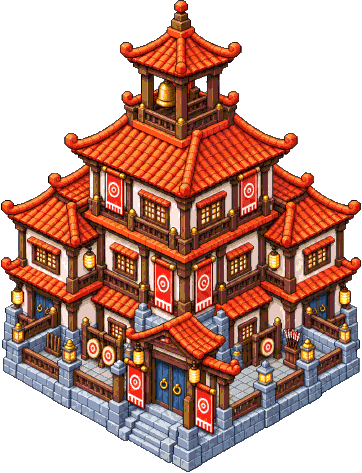
#> input picture src/art/buildings/academy-3.png, 362 x 473 px, given in place of ninja-body.png, which was not available; the run also reads 1 picture not shown here
$ python pilot-art.py ../src/art/buildings/academy-3.png
#> lines starting #> are read from the running program, lines starting #| are printed output that depends on the picture; after the words box and inside, x2 and y2 are one past the last pixel; in counts of white or black regions, pixels touching at a corner belong together; pictures that were not available may be replaced by others from this repository, and a replacement may not be noted
### scripts/iso_template.py
# Gabarito de CHÃO para arte isométrica de prédios e decorações (o equivalente do gabarito de poses dos personagens).
# O jogo projeta o chão em 2:1 exato (um tile de 32 px vira um losango de 48×24, core/iso.ts); o Codex, só com "2:1
# isometric" no texto, erra o ângulo e o tamanho da base. O gabarito é uma imagem do mesmo tamanho da folha pedida com,
# em cada casa da grade, o losango exato do terreno da peça (w×h tiles, linhas de tile por dentro) apoiado embaixo da
# casa; vai como 1ª referência, e o recorte depois usa a largura do losango (a base fica do tamanho certo no jogo).
import re
from pathlib import Path

from PIL import Image, ImageDraw

ROOT = Path(__file__).resolve().parent.parent
GRAY = (150, 150, 165)
LINE = (90, 90, 110)


# [5 lines left out: function footprint, not called in this run]


def diamonds(foots, cols, rows, W, H, fill=0.8, base=0.88):
    """Losango de cada casa: dict com a ponta da frente (cx, by), a largura, o tamanho em tiles e a faixa x0–x1. O maior
    (w+h) da folha ocupa `fill` da largura da casa; os outros na mesma escala (o tile tem o mesmo tamanho na folha toda)."""
    cw, ch = W / cols, H / rows
    biggest = max(w + h for w, h in foots) or 1
    unit = cw * fill / biggest  # largura na tela de um passo de tile (meia largura de cada lado do losango)
    out = []
    for i, (w, h) in enumerate(foots):
        cx = (i % cols) * cw + cw / 2 + (w - h) * unit / 2  # o losango fica centrado na casa
        by = (i // cols) * ch + ch * base
        out.append({'cx': cx, 'by': by, 'width': unit * (w + h), 'w': w, 'h': h, 'unit': unit,
                    'x0': cx - w * unit, 'x1': cx + h * unit, 'top': by - (w + h) * unit / 2})
    return out


# [16 lines left out: function draw, not called in this run]


# ------------------------------------------------------------------ alturas-padrão (docs/design-arte-iso.md, seção 6)
H_SCENE = 30  # altura do ninja na cena (px, zoom 1) = 1H
STD = {'porta': 1.15, 'andar': 1.5, 'parapeito': 0.45, 'telhado': 0.8}
TOWER = {'plataforma': 2.0, 'pe_direito': 1.8, 'telhado': 0.8}


def draw_v2(path, items, cols, rows, W=1536, H=1024, fill=0.62, base=0.93):
    """Gabarito v2: o losango exato de cada peça e, por cima, o VOLUME-GUIA em arame até a altura dela (em H, altura do
    ninja) e a silhueta cinza de um ninja na mesma escala ao lado, para o Codex ter tamanho e altura. `items`: lista de
    (w, h, altura_H). Devolve os losangos (como `diamonds`, com `scene_k` = px da cena por px da folha)."""
#> called with cols = 4, rows = 1, W = 1536, H = 1024, fill = 0.8, base = 0.93
    im = Image.new('RGB', (W, H), (255, 255, 255))
#> im: PIL image 1536x1024 RGB; every value is 255
    d = ImageDraw.Draw(im)
    ds = diamonds([(w, h) for w, h, _ in items], cols, rows, W, H, fill=fill, base=base)
    sil = _ninja_silhouette()
    for g, (_, _, hh) in zip(ds, items):
        cx, by, unit, w, h = g['cx'], g['by'], g['unit'], g['w'], g['h']
        g['scene_k'] = 24 / unit  # 1 passo de tile = 24 px da cena
        P = lambda gx, gy: (cx + ((gx - gy) - (w - h)) * unit, by - ((w - gx) + (h - gy)) * unit / 2)  # noqa: E731
        d.polygon([P(w, h), P(w, 0), P(0, 0), P(0, h)], fill=GRAY, outline=LINE)
        for gx in range(1, w):
            d.line([P(gx, 0), P(gx, h)], fill=LINE, width=2)
        for gy in range(1, h):
            d.line([P(0, gy), P(w, gy)], fill=LINE, width=2)
        up = hh * H_SCENE / g['scene_k']  # altura do volume em px da folha
        base_pts = [P(w, h), P(w, 0), P(0, 0), P(0, h)]
        top = [(x, y - up) for x, y in base_pts]
        d.line(top + [top[0]], fill=(120, 170, 230), width=2)
        for i in (0, 1, 3):
            d.line([base_pts[i], top[i]], fill=(120, 170, 230), width=2)
        # silhueta do ninja (1H) em pé na frente-esquerda, fora do losango
        nh = round(H_SCENE / g['scene_k'])
        s2 = sil.resize((max(1, round(sil.width * nh / sil.height)), nh), Image.NEAREST)
        im.paste((150, 150, 150), (round(g['x0'] - s2.width - 6), round(by - s2.height)), s2)
    im.save(path)
    return ds


def _ninja_silhouette():
    """Máscara do ninja de frente, parado (corpo-base), recortada."""
    import numpy as np
    from artpaths import art_file
    body = Image.open(art_file('ninja-body')).convert('RGBA')
#> body is the input picture: PIL image 362x473 RGBA; mean R, G, B, A 93.8, 54.3, 42.7, 154.5
    fw, fh = body.width // 4, body.height // 3
    f = body.crop((fw, fh, 2 * fw, 2 * fh))
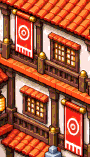
#> f: PIL image 90x157 RGBA; mean R, G, B, A 170.7, 92.1, 64.1, 254.5; transparent parts drawn white
    a = f.getchannel('A').point(lambda v: 255 if v > 40 else 0)
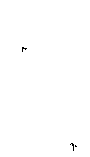
#> a: PIL image 90x157 L; 99.8% white; black in thin lines or dots, all inside (x1, y1, x2, y2) = (22, 47, 77, 151)
    return a.crop(a.getbbox())


PROMPT_V2 = (
    'Image 1 is a placement and SIZE TEMPLATE with the same grid: in each cell the flat grey diamond is the EXACT ground '
    'footprint (isometric, thin lines = map tiles), the blue wireframe box shows the TOTAL HEIGHT the object must reach '
    '(top of the roof), and the grey person silhouette is a ninja of the game at the same scale (only a size reference). '
    'Draw each object standing on its diamond (base covering the whole diamond, same position) and as tall as its blue '
    'box. Do NOT draw the template lines, the box or the person. '
)


PROMPT = (
    'Image 1 is a placement TEMPLATE with the same grid: in each cell a flat grey diamond shows the EXACT ground footprint '
    'of that object (true 2:1 isometric, the thin lines are the map tiles). Draw each object standing on exactly its '
    'diamond: the object\'s ground or base covers the whole diamond with the same size, position and angle (left, right, '
    'front and back corners on the diamond corners); tall parts may rise above it. Do not draw the template itself. '
)

### scripts/iso_art.py
# Funções comuns da arte isométrica no padrão novo (docs/design-arte-iso.md): recorte do objeto principal, a base do
# prédio, a redução para a grade do boneco (1 px da imagem = 0,536 px da cena, o pixel do ninja) com cores limitadas e a
# limpeza de fiapos. Usadas por scripts/pilot-art.py (o piloto) e scripts/building-art.py (o resto das construções).
import json
from pathlib import Path

import numpy as np
from PIL import Image

ROOT = Path(__file__).resolve().parent.parent
PIX = 30 / 56  # px da cena por px da imagem (o pixel do boneco)


def palette():
    p = ROOT / 'docs' / 'design' / 'arte-iso' / 'paleta.json'
    if not p.exists():
        return None
    cols = json.loads(p.read_text(encoding='utf8'))['colors']
    pal = Image.new('P', (1, 1))
    flat = [c for hexc in cols for c in (int(hexc[1:3], 16), int(hexc[3:5], 16), int(hexc[5:7], 16))]
    pal.putpalette(flat + flat[:3] * (256 - len(cols)))
    return pal


def to_grid(im, scene_w):
    """Reduz para a grade do boneco (largura = largura na cena / 0,536), cores limitadas e contorno duro."""
    w = max(1, round(scene_w / PIX))
    h = max(1, round(im.height * w / im.width))
    small = im.resize((w, h), Image.BOX)
    a = np.array(small)
    alpha = a[:, :, 3] > 110
    rgb = Image.fromarray(a[:, :, :3], 'RGB')
    pal = palette()
    q = rgb.quantize(palette=pal, dither=Image.Dither.NONE) if pal else rgb.quantize(64, method=Image.Quantize.MAXCOVERAGE, dither=Image.Dither.NONE)
    out = np.array(q.convert('RGBA'))
    out[:, :, 3] = np.where(alpha, 255, 0)
    return Image.fromarray(out, 'RGBA')


def drop_specks(img, frac=0.006):
    """Tira da imagem final os pedacinhos soltos (menos de `frac` dos pixels opacos), como pontas de beiral que se
    descolaram na redução. Só para prédios (nos objetos, pedriscos soltos são de verdade)."""
    from collections import deque
    a = np.array(img)
    m = a[:, :, 3] > 0
    total = m.sum()
    seen = np.zeros(m.shape, bool)
    h, w = m.shape
    for sy, sx in zip(*np.nonzero(m)):
        if seen[sy, sx]:
            continue
        comp = [(sy, sx)]
        seen[sy, sx] = True
        q = deque(comp)
        while q:
            y, x = q.popleft()
            for dy in (-1, 0, 1):
                for dx in (-1, 0, 1):
                    yy, xx = y + dy, x + dx
                    if 0 <= yy < h and 0 <= xx < w and m[yy, xx] and not seen[yy, xx]:
                        seen[yy, xx] = True
                        q.append((yy, xx))
                        comp.append((yy, xx))
        if len(comp) < total * frac:
            for y, x in comp:
                a[y, x, 3] = 0
    return Image.fromarray(a, 'RGBA')


def main_object(mask, cell=None):
    """Caixa (x0, y0, x1, y1) do objeto principal: o pedaço opaco com mais pixels DENTRO da casa `cell` (x0, y0, x1, y1 na
    janela; sem ela, o maior) e o que estiver colado nele, sem fiapos de fundo nem pedaços de vizinhos. A janela pode ser
    maior que a casa: o objeto que passa da borda dela (beiral, galho) não é cortado. Componentes numa grade de 4 px."""
    from collections import deque
    S = 4
    h, w = mask.shape
    g = mask[: h - h % S, : w - w % S].reshape(h // S, S, w // S, S).any(axis=(1, 3))
    lab = np.zeros(g.shape, int)
    sizes = [0]
    for sy, sx in zip(*np.nonzero(g)):
        if lab[sy, sx]:
            continue
        n = len(sizes)
        lab[sy, sx] = n
        q = deque([(sy, sx)])
        c = 0
        while q:
            y, x = q.popleft()
            c += 1
            for dy, dx in ((1, 0), (-1, 0), (0, 1), (0, -1), (1, 1), (1, -1), (-1, 1), (-1, -1)):
                yy, xx = y + dy, x + dx
                if 0 <= yy < g.shape[0] and 0 <= xx < g.shape[1] and g[yy, xx] and not lab[yy, xx]:
                    lab[yy, xx] = n
                    q.append((yy, xx))
        sizes.append(c)
    if cell:
        cx0, cy0, cx1, cy1 = (v // S for v in cell)
        inside = np.bincount(lab[cy0:cy1, cx0:cx1].ravel(), minlength=len(sizes))
        inside[0] = 0
        big = int(np.argmax(inside))
    else:
        big = int(np.argmax(sizes))
    keep = lab == big
    ys, xs = np.nonzero(keep)
    bx0, by0, bx1, by1 = xs.min(), ys.min(), xs.max(), ys.max()
    for n in range(1, len(sizes)):  # pedaços pequenos dentro do contorno (folhas soltas, pedrinhas); nada do vizinho
        if n == big or sizes[n] > sizes[big] * 0.15 or sizes[n] < max(6, sizes[big] * 0.004):
            continue
        ys2, xs2 = np.nonzero(lab == n)
        if xs2.min() >= bx0 - 1 and xs2.max() <= bx1 + 1 and ys2.min() >= by0 - 1 and ys2.max() <= by1 + 1:
            keep |= lab == n
    ys, xs = np.nonzero(keep)
    return xs.min() * S, ys.min() * S, (xs.max() + 1) * S, (ys.max() + 1) * S


def base_span(m):
    """A base do prédio: a linha mais larga do terço de baixo da máscara (largura e o meio, em px)."""
    lo = int(m.shape[0] * 0.67)
    best, span = (0, 0), 0
    for r in range(lo, m.shape[0]):
        c = np.nonzero(m[r])[0]
        if len(c) and c.max() - c.min() + 1 > span:
            span, best = c.max() - c.min() + 1, (c.min(), c.max())
    return span, best

### scripts/artpaths.py
# Onde cada arte do jogo mora dentro de src/art (uma regra só, pelo nome da arte). Os scripts que gravam arte usam
# `art_file(nome)`; o nome continua sendo a chave em todo lugar (render/art.ts, layout.json do Editor de cenário).
#
#   ninja/body    corpo-base do ninja em camadas por pose (ninja-body, ninja-body-<pose>)
#   ninja/layers  peças do ninja (roupas, coletes, cabelos, máscaras, espadas nas costas, capa, pergaminho): layer-*
#   ninja/busts   retratos (bust-*, kage-bust-*)
#   characters    folhas de personagens que não são o ninja em camadas: moradores, guarda da torre, renegado, Ordem, Som
#   animals       bichos, feras, invocações e as Bestas com cauda
#   weapons       lâminas lendárias soltas (sword-*)
#   buildings     prédios (com nível e tema: <tipo>-2, <tipo>-fishing…), Monte dos Kages, Pedra Memorial
#   buildings/deco decorações (lanterna, banco, cerejeira…)
#   scenery       árvores, tocos, rochas, veios, erva, baú, ruína, entrada de mina
#   props         atlas de enfeites desenhados por código (caverna, mapas temáticos)
#   fields        campos cercados: plantas por cultura (crop-*), chão (field-soil) e cerca (field-fence)
#   region        fundo do mapa da região e o atlas dos lugares
#   ui/…          interface (já organizada: art, frame, kit1, kit2, cards do menu Construir, atlas na raiz de ui)
from pathlib import Path

ROOT = Path(__file__).resolve().parent.parent
ART = ROOT / 'src' / 'art'
EDITS = ART / 'art-edits.json'

CHARACTERS = {'villager', 'villager-chop', 'villager-farm', 'villager-mine', 'rogue', 'puppet'}
ANIMALS = {'bear', 'boar', 'crow', 'golem', 'hydra', 'monkey', 'rhino', 'slug', 'snake', 'spider', 'tiger', 'toad', 'wolf'}
DECO = {'lantern', 'bench', 'flowers', 'banner', 'shrine', 'statue', 'cherry', 'cherry-green', 'cherry-bare', 'fountain', 'pond', 'pagoda'}
SCENERY = {'tree0', 'tree1', 'stump0', 'stump1', 'rock', 'rock-cracked', 'rock-pebbles', 'ore', 'ore-empty', 'herb',
           'chest', 'chest-open', 'ruin', 'ruin-alt', 'cave', 'cave-alt'}
PROPS = {'cave-props', 'theme-props'}
REGION = {'region', 'region-places'}


def art_folder(name: str) -> str:
    """Pasta (relativa a src/art) da arte `name` (sem extensão)."""
    if name.startswith('ninja-body'):
        return 'ninja/body'
    if name.startswith('layer-'):
        return 'ninja/layers'
    if name.startswith('bust-') or name.startswith('kage-bust-'):
        return 'ninja/busts'
    if name.startswith('sword-'):
        return 'weapons'
    if name.startswith(('projectile-', 'effect-')):
        return 'effects'
    if name in CHARACTERS or name.startswith('org-') or name.startswith('sound-'):
        return 'characters'
    if name in ANIMALS or name.startswith('dog') or name.startswith('bijuu-'):
        return 'animals'
    if name in DECO:
        return 'buildings/deco'
    if name in SCENERY:
        return 'scenery'
    if name.startswith(('crop-', 'field-')):
        return 'fields'
    if name in PROPS:
        return 'props'
    if name in REGION:
        return 'region'
    if name == 'ui-scroll':
        return 'ui/art'
    if name.startswith('card-'):
        return 'ui/cards'
    return 'buildings'


def art_rel(name: str, ext: str = '.png') -> str:
    """Caminho relativo a src/art, com barra normal (é a chave do art-edits.json): 'buildings/academy.png'."""
    return f'{art_folder(name)}/{name}{ext}'


def art_file(name: str, ext: str = '.png') -> Path:
    """Arquivo da arte em src/art (cria a pasta)."""
    p = ART / art_rel(name, ext)
    p.parent.mkdir(parents=True, exist_ok=True)
    return p


# [4 lines left out: function edited, not called in this run]


def is_edited(name: str, edits: set | None = None, ext: str = '.png') -> bool:
    return art_rel(name, ext) in (edited() if edits is None else edits)

### scripts/pilot-art.py
# Piloto do padrão novo da arte isométrica (docs/design-arte-iso.md, seção 6; plano aprovado em 2026-10-12):
# torre 2×2 (base + topo), casa nos 3 níveis, banco, gato, árvores, tocos, rochas e veios.
#
#   1. pede ao Codex folhas em grade com o GABARITO v2 (losango exato + volume da altura em H + silhueta do ninja,
#      scripts/iso_template.py) como 1ª referência e a casa atual como estilo  → docs/arte/piloto/_<folha>.png
#   2. recorta cada peça pela geometria do gabarito (a largura do losango, mais o que passar dele: beiral, galhos)
#   3. reduz para a grade do boneco: 1 px da imagem = 0,536 px da cena (o pixel do ninja), com no máximo 48 cores
#      (ou a paleta aprovada em docs/design/arte-iso/paleta.json) e contorno duro           → docs/arte/piloto/final/
#   4. torre: separa a BASE (pilares, escada, piso, parapeito do fundo) do TOPO (parapeito da frente, pilastras da frente
#      e telhado) pela geometria do gabarito → final/tower.png e final/tower-top.png (mesmo tamanho)
#   5. grava docs/arte/piloto/meta.json com a escala e o deslocamento de cada peça para o layout.json (o jogo desenha
#      pela largura do losango; o recorte pode ser mais largo que ele)
# Nada vai para src/art aqui: depois de aprovado, `--instalar` copia para src/art (com backup) e ajusta o layout.
#
# Uso: python scripts/pilot-art.py              (gera o que falta e refaz o processamento)
#      python scripts/pilot-art.py --so-processar (não chama o Codex; só refaz 2–5 a partir das folhas já geradas)
import json
import os
import subprocess
import sys
from pathlib import Path

import numpy as np
from PIL import Image

sys.path.insert(0, str(Path(__file__).parent))
from iso_template import H_SCENE, PROMPT_V2, STD, TOWER, draw_v2  # noqa: E402
from iso_art import base_span, drop_specks, main_object, to_grid  # noqa: E402,F401

ROOT = Path(__file__).resolve().parent.parent
OUT = ROOT / 'docs' / 'arte' / 'piloto'
FINAL = OUT / 'final'
from iso_art import PIX  # noqa: E402
STYLE = 'docs/arte/iso/house-2.png'

HOUSE = ('a cozy ninja village house: cream plaster walls with dark wooden frames, a stone base, a dark wooden sliding '
         'door with paper panels, small square windows, a dark blue ceramic tiled roof with curved Japanese eaves')
SHEETS = {
    # a torre saiu da 1ª folha (_torre.png); a base e o topo saem dela por edição (tower_layers)
    'torre': {
        'cols': 4, 'rows': 1, 'fill': 0.8,
        'items': [
            ('tower', (2, 2, sum(TOWER.values())),
             f'a square wooden ninja WATCHTOWER: four thick wooden pillars with diagonal braces and a ladder up the front-left '
             f'side, a wooden PLATFORM at {TOWER["plataforma"]} ninja heights with a waist-high wooden railing all around, then '
             f'four tall pillars holding a dark blue tiled pagoda roof {TOWER["pe_direito"]} ninja heights above the platform; '
             f'the platform is OPEN between the railing and the roof (room for a person standing there), no person drawn'),
        ],
    },
    # casas: cada nível bem diferente do anterior; o nível 3 ocupa 3×3 (cresce para os lados, não só para cima)
    'casas': {
        'cols': 3, 'rows': 1, 'fill': 0.85,
        'items': [
            ('house', (2, 2, STD['andar'] + STD['telhado']), f'LEVEL 1: a small simple one-story {HOUSE}'),
            ('house-2', (2, 2, STD['andar'] + STD['telhado']),
             'LEVEL 2: the same family house grown: one story but L-shaped with an attached side room, a covered wooden porch '
             'with posts in front of the door, two stone lanterns, more windows, a flower box'),
            ('house-3', (3, 3, 2 * STD['andar'] + STD['telhado']),
             'LEVEL 3 on a BIGGER plot: a grand two-story family house (balcony on the second floor) with a one-story side wing '
             'and a small walled garden with a bonsai and stepping stones; clearly wider and richer than level 2, same style'),
        ],
    },
    'pequenos': {
        'cols': 4, 'rows': 2, 'fill': 0.45,
        'items': [
            ('bench', (1, 1, 0.5), 'a simple wooden park bench, no ground under it'),
            ('statue', (1, 1, 0.9), 'a small stone statue of a lucky beckoning cat with one paw raised on a square stone pedestal, no ground under it'),
            ('tree0', (1, 1, 2.8), 'a leafy deciduous tree with a round fluffy green canopy and a brown trunk'),
            ('tree1', (1, 1, 3.0), 'a tall dark green pine tree'),
            ('stump0', (1, 1, 0.4), 'the cut stump of the leafy tree (THE SAME trunk, cut low), a few roots'),
            ('stump1', (1, 1, 0.4), 'the cut stump of the pine tree, a few roots'),
            ('rock', (1, 1, 0.8), 'a big grey boulder'),
            ('rock-cracked', (1, 1, 0.8), 'THE SAME grey boulder, cracked in half with deep cracks'),
        ],
    },
    'pedras': {
        'cols': 4, 'rows': 1, 'fill': 0.45,
        'items': [
            ('rock-pebbles', (1, 1, 0.25), 'a few small grey pebbles and rock fragments left on the ground after a boulder broke'),
            ('ore', (1, 1, 0.9), 'a grey boulder with rusty iron ore veins and a few glowing blue crystals'),
            ('ore-empty', (1, 1, 0.8), 'THE SAME boulder with the iron veins mined out and no crystals'),
        ],
    },
}


# tamanho por peça quando a altura-alvo não é a regra (pedido do autor, 2026-10-12): o banco com a largura do de hoje
# (é um banco de praça, não uma cadeira), o gato com a altura do de hoje; os tocos novos não entram (os de hoje casam
# melhor com as árvores novas)
SIZE = {'bench': ('w', 40.8), 'statue': ('h', 43.6)}
SKIP = {'stump0', 'stump1'}


def generate(sheet, cfg):
    path = OUT / f'_{sheet}.png'
    tpl = OUT / f'_{sheet}-gabarito.png'
    ds = draw_v2(tpl, [it[1] for it in cfg['items']], cfg['cols'], cfg['rows'], fill=cfg['fill'])
#> after the loop in draw_v2, `for g, (_, _, hh) in zip(ds, items):`:
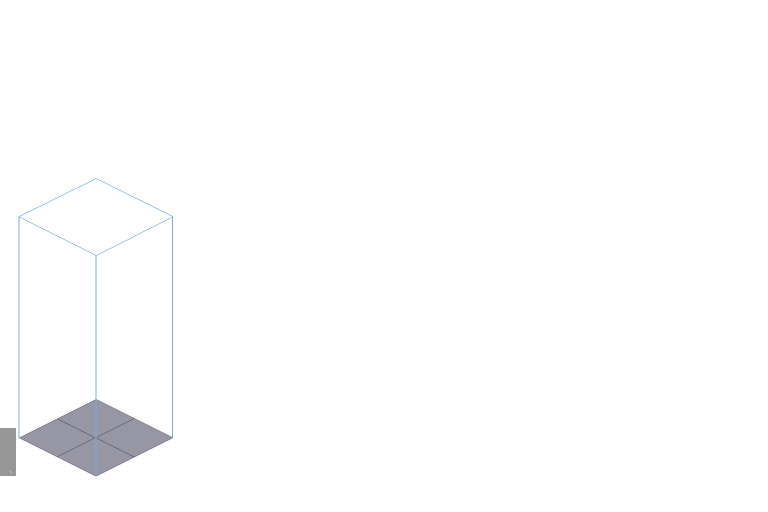
#> im: PIL image 1536x1024 RGB (shown at 1/2 size); mean R, G, B 252.9, 253, 253.3
    if path.exists():
        return path, ds
    cells = ' '.join(
        f'Row {i // cfg["cols"] + 1}, column {i % cfg["cols"] + 1} (ground {it[1][0]}x{it[1][1]} tiles, total height {it[1][2]:.1f} ninjas): {it[2]}.'
        for i, it in enumerate(cfg['items'])
    )
    desc = (
        f'A SHEET of {len(cfg["items"])} separate isometric game assets for a cozy ninja village builder, in a strict grid of '
        f'{cfg["cols"]} columns and {cfg["rows"]} rows, ONE asset per cell, exactly where the template puts it'
        + (' (cells after the last item stay empty)' if len(cfg['items']) < cfg['cols'] * cfg['rows'] else '') + '. '
        'Detailed 16-bit pixel art with SMALL pixels and a clean dark outline, light from the top-left, same palette and '
        'finish as image 2 (the art style reference). Pure white background, no shadow outside the objects, no text, no '
        'grid lines. ' + PROMPT_V2 + cells
    )
    refs = ','.join([os.path.relpath(tpl, ROOT), STYLE])
    # --vaos: os vãos entre vigas, galhos e pernas do banco saem transparentes (não brancos)
    subprocess.run(['node', 'scripts/codex-image.mjs', str(path), desc, '--ref', refs, '--size', '1536x1024', '--vaos'], cwd=ROOT, check=True)
#> (this line was passed over: subprocess is not available in this run)
#> (the rest of the program and of its run is left out)
